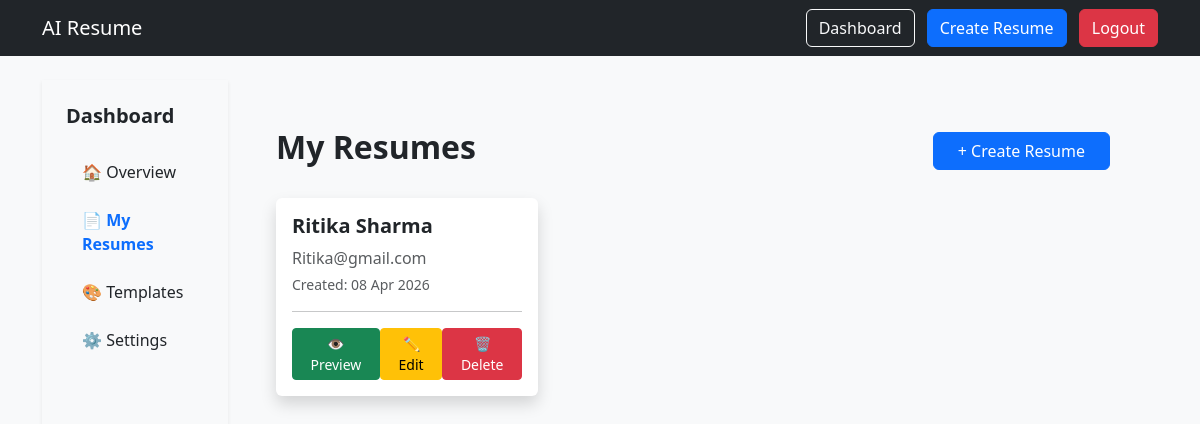
Before: /dashboard/ (signed in) with the older database file.
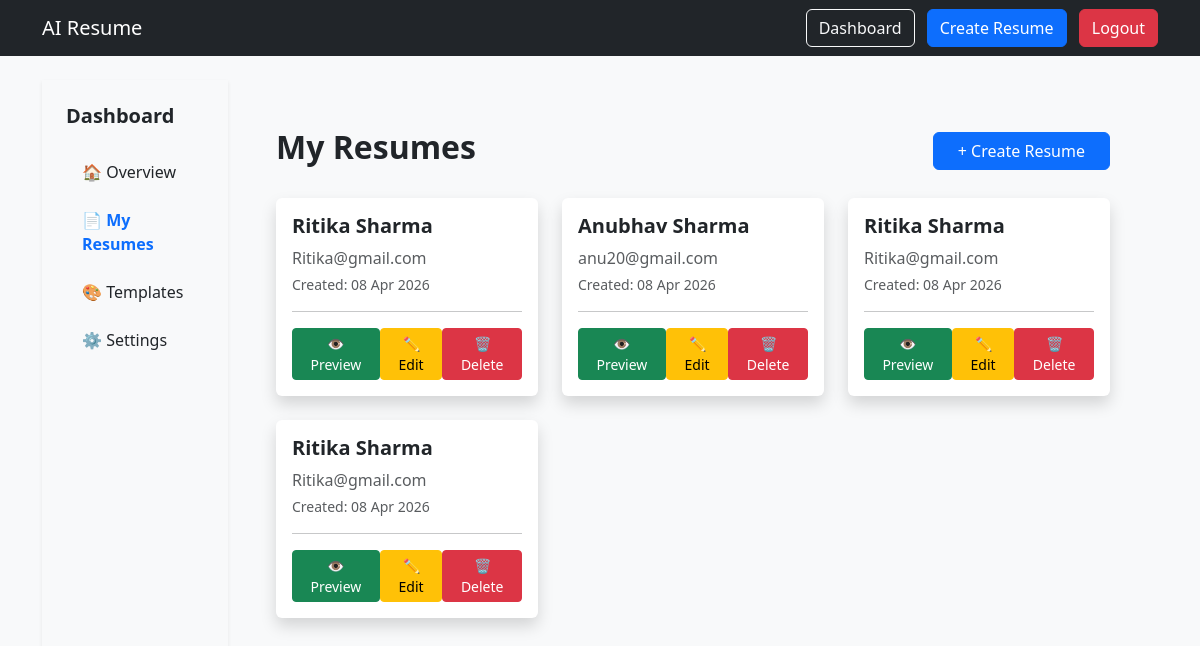
After: the same page with the newer database file.
### resume/models.py (models this page shows, shortened)
class Resume(models.Model):
    user = models.ForeignKey(User, on_delete=models.CASCADE)
    name = models.CharField(max_length=255)
    email = models.EmailField()
    phone = models.CharField(max_length=20, blank=True)
    location = models.CharField(max_length=100, blank=True)
    summary = models.TextField(blank=True, null=True)
    education = models.TextField(blank=True)
    experience = models.TextField(blank=True)
    skills = models.TextField(blank=True)  # Comma-separated skills
    template = models.CharField(max_length=50, default="template1")
    github = models.URLField(blank=True)
    linkedin = models.URLField(blank=True)
    leetcode = models.URLField(blank=True)
    gfg = models.URLField(blank=True)
    created_at = models.DateTimeField(auto_now_add=True)
    class Meta:
        ordering = ['-created_at']

### resume/views.py (the view)
# urls.py: path('dashboard/', views.dashboard, name='dashboard'),
@login_required
def dashboard(request):
    resumes = Resume.objects.filter(user=request.user)
    return render(request, "dashboard.html", {"resumes": resumes})

### resume/templates/dashboard.html (shortened to what this page needs)
{% extends 'base.html' %}
{% block content %}
<div class="container-fluid">
  <div class="row">
    <div class="col-md-2 bg-light min-vh-100 p-4 shadow-sm">
      <h5 class="mb-4 fw-bold">Dashboard</h5>
      <ul class="nav flex-column">
        <li class="nav-item mb-2">
          <a class="nav-link text-dark" href="#">🏠 Overview</a>
        </li>
        <li class="nav-item mb-2">
          <a class="nav-link active fw-bold text-primary" href="/dashboard/">📄 My Resumes</a>
        </li>
        <li class="nav-item mb-2">
          <a class="nav-link text-dark" href="#">🎨 Templates</a>
        </li>
        <li class="nav-item mb-2">
          <a class="nav-link text-dark" href="#">⚙️ Settings</a>
        </li>
      </ul>
    </div>
    <div class="col-md-10 p-5">
      <div class="d-flex justify-content-between align-items-center mb-4">
        <h2 class="fw-bold">My Resumes</h2>
        <a href="/create/" class="btn btn-primary px-4">
          + Create Resume
        </a>
      </div>
      <div class="row">
        {% for resume in resumes %}
        <div class="col-md-4">
          <div class="card mb-4 shadow border-0">
            <div class="card-body">
              <h5 class="card-title fw-bold">{{ resume.name }}</h5>
              <p class="text-muted mb-1">{{ resume.email }}</p>
              <p class="text-muted small">
                Created: {{ resume.created_at|date:"d M Y" }}
              </p>
              <hr>
              <div class="d-flex justify-content-between">
                <a href="/preview/{{ resume.id }}/" class="btn btn-sm btn-success">
                  👁 Preview
                </a>
                <a href="/edit/{{ resume.id }}/" class="btn btn-sm btn-warning">
                  ✏️ Edit
                </a>
                <a href="/delete/{{ resume.id }}/" class="btn btn-sm btn-danger">
                  🗑 Delete
                </a>
              </div>
            </div>
          </div>
        </div>
        {% endfor %}
      </div>
    </div>
  </div>
</div>
{% endblock %}

Changed rows visible on the page:
added Resume: name "Ritika Sharma", email "Ritika@gmail.com", created_at "08 Apr 2026"
added Resume: name "Anubhav Sharma", email "anu20@gmail.com", created_at "08 Apr 2026"
added Resume: name "Ritika Sharma", email "Ritika@gmail.com", created_at "08 Apr 2026"
